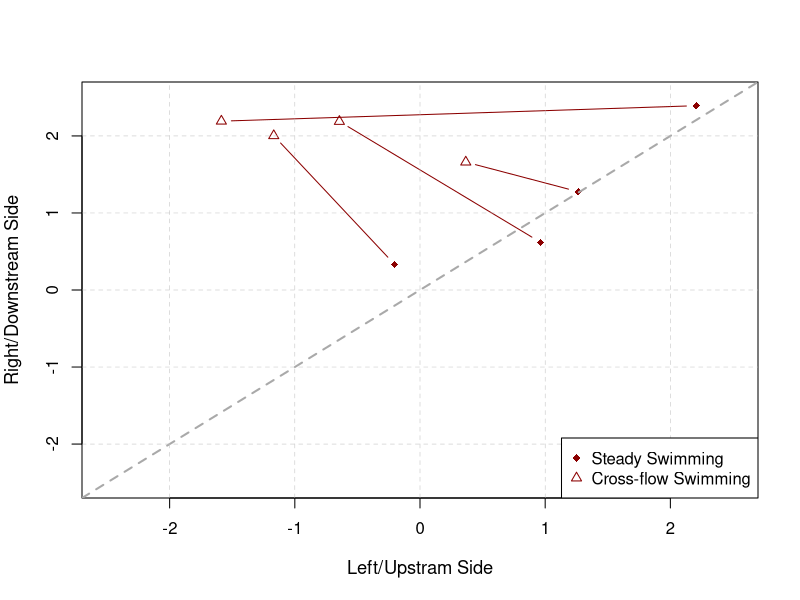
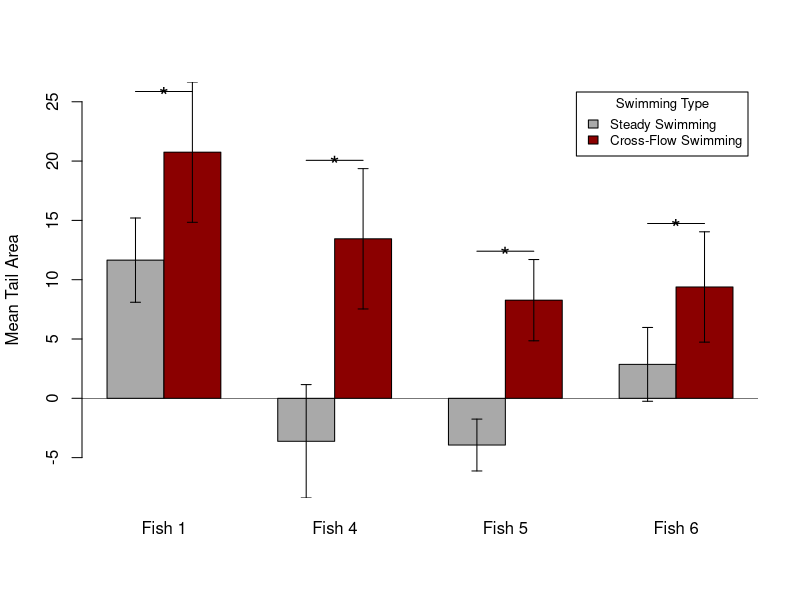
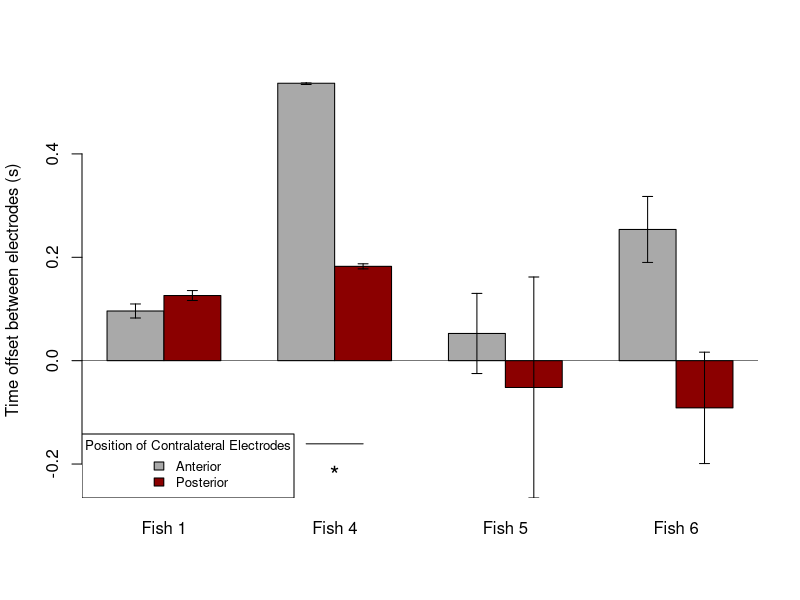
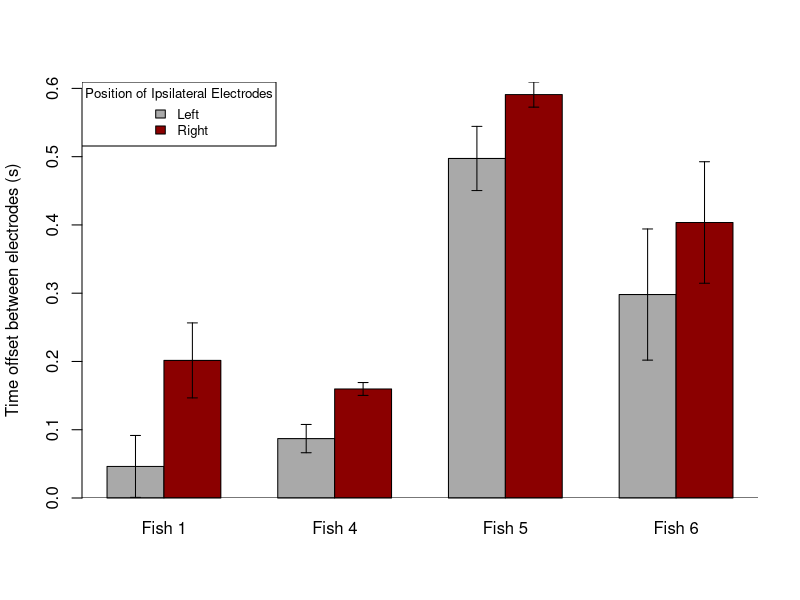
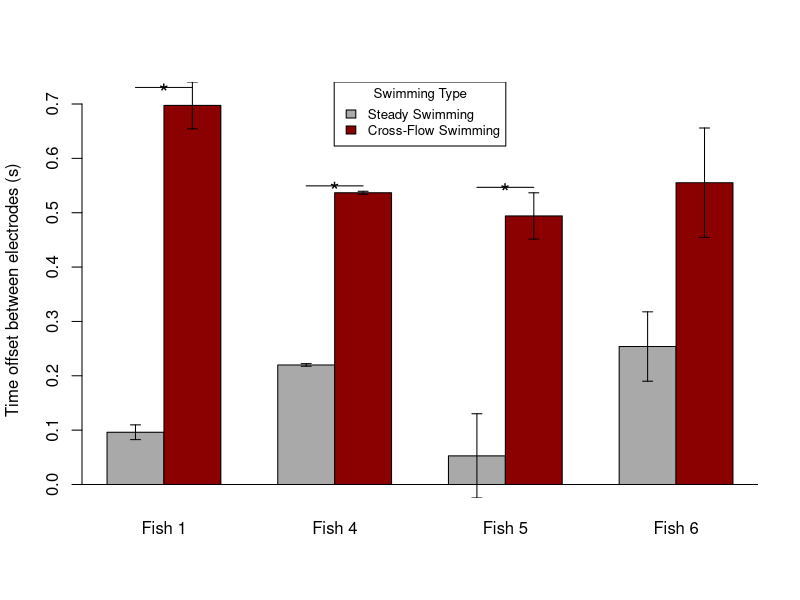
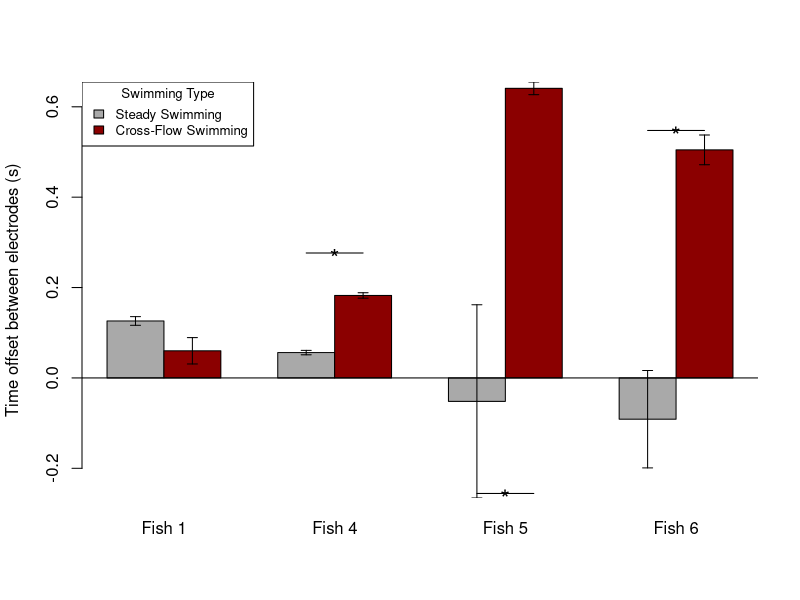
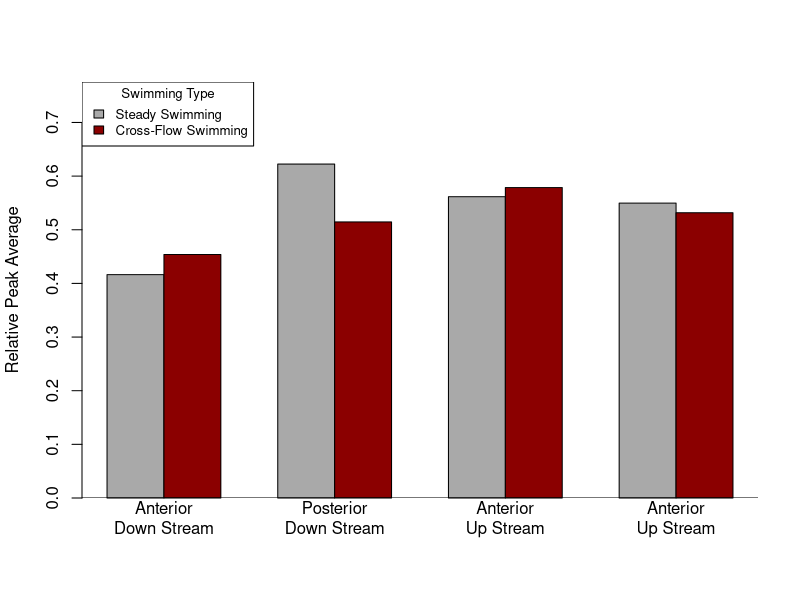
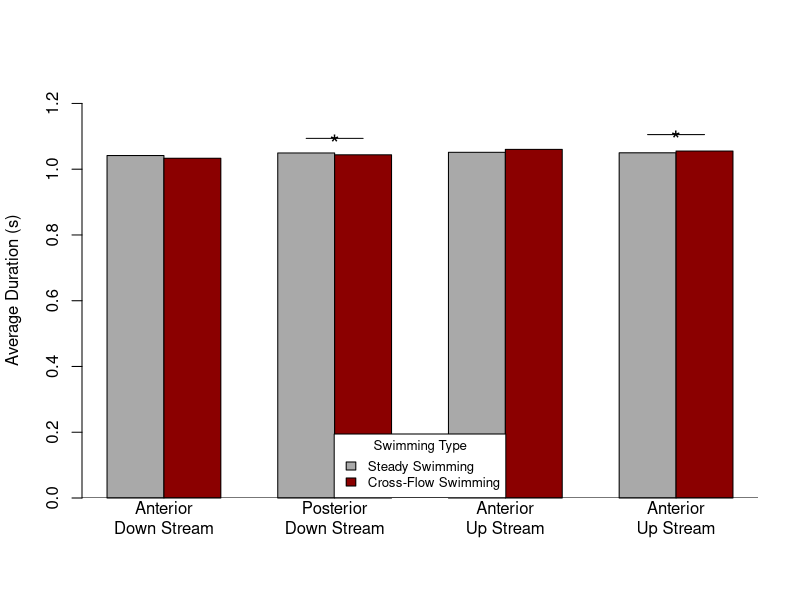

These charts were generated, in order, by the following R code:
## ---- chunk 1
x1 <- c(-0.2023002978, -1.168351763)
x2<-c(0.9623527833,-0.6440045767)
x3 <- c(2.207842326,-1.586709875)
x4 <- c(1.26343073, 0.3656269233)
y1 <- c(0.331366734,2.002725503)
y2<- c(0.6193523667,2.18798296)
y3<- c(2.392361335,2.191603337)
y4<- c(1.27626744,1.660348837)

plot(x1, y1, type="b", col="dark red", pch=c(18,24), xlim=c(-2.5, 2.5), ylim=c(-2.5, 2.5),
     xlab= "Left/Upstram Side",
     ylab="Right/Downstream Side", cex.lab=1.1)
lines(x2, y2, type="b", pch=c(18,24), col="dark red")
lines(x3, y3, type="b",pch=c(18,24), col="dark red")
lines(x4, y4, type="b", pch=c(18,24), col="dark red")

# Add a line with slope of 1 through the origin
abline(a = 0, b = 1, col = "dark gray", lwd = 2, lty = 2)
grid(lwd = 0.5, lty = 2, col = "gray")

legend("bottomright",
       legend = c("Steady Swimming", "Cross-flow Swimming"),
       col = c("dark red", "dark red"), # Color for each line
       pch=c(18,24))
## ---- chunk 2
means <- matrix(
  c(11.64875489, -3.62407496, -3.938734076, 2.862175713,  # Steady Swimming for Fish 1, 4, 5, 6
    20.75163495, 13.44735029, 8.274834863, 9.38687868), # Cross-Flow Swimming for Fish 1, 4, 5, 6
  ncol = 4,  # Four columns representing each fish
  byrow = TRUE,  # Fill matrix by rows to match the description
  dimnames = list(c("Steady Swimming", "Cross-Flow Swimming"),  # Row names
                  c("Fish 1", "Fish 4", "Fish 5", "Fish 6"))  # Column names
)

errors <- matrix(
  c(3.55066138, 4.77983575, 2.186511315, 3.109936783,  # Errors for Steady Swimming for Fish 1, 4, 5, 6
    5.914255712, 5.915273343, 3.425580717, 4.650586323), # Errors for Cross-Flow Swimming for Fish 1, 4, 5, 6
  ncol = 4,  # Four columns representing each fish
  byrow = TRUE,  # Fill matrix by rows to match the description
  dimnames = list(c("Steady Swimming", "Cross-Flow Swimming"),  # Row names
                  c("Fish 1", "Fish 4", "Fish 5", "Fish 6"))  # Column names
)

bar_colors <- c("dark gray", "dark red")
min_val <- min(means - errors)
max_val <- max(means + errors)
bp <- barplot(means, beside=TRUE, ylim=c(min_val, max_val), 
              col=bar_colors, legend.text=TRUE, 
              args.legend=list(title="Swimming Type", cex=0.8))

for (group in 1:ncol(means)) {
    for (bar in 1:nrow(means)) {
        x_pos <- bp[,group]  # Corrected: Get x positions for bars within the current group
        
        y_pos <- means[bar, group]  # Y position of the bar (mean value)
        err_val <- errors[bar, group]  # Error value for the bar
        
        # Determine the exact x position for the current bar
        x_pos_current <- x_pos[bar]
        
        # Draw error bars
        arrows(x0=x_pos_current, y0=y_pos-err_val, x1=x_pos_current, y1=y_pos+err_val,
               angle=90, code=3, length=0.05, col="black")
    }
}
abline(h = 0, col = "black", lwd = 0.5)
title(ylab="Mean Tail Area")

# Significance Star
group1_col <- bp[1, 1]  # Position of the first column of the first group
group2_col <- bp[2, 1]  # Position of the first column of the second group
x_pos <- mean(c(group1_col, group2_col))
y_pos1 <- means[1, 1] + errors[1, 1]  # End of the error bar for the first column
y_pos2 <- means[2,1] + errors[2,1]  # End of the error bar for the second column
y_pos <- max(y_pos1, y_pos2) - 0.75
text(x_pos, y_pos, "*", cex = 1.5, col = "black")
segments(group1_col, y_pos - 0.05, group2_col, y_pos - 0.05, col = "black")
# Significance Star
group1_col <- bp[1, 2]  # Position of the first column of the first group
group2_col <- bp[2, 2]  # Position of the first column of the second group
x_pos <- mean(c(group1_col, group2_col))
y_pos1 <- means[1, 2] + errors[1, 2]  # End of the error bar for the first column
y_pos2 <- means[2,2] + errors[2,2]  # End of the error bar for the second column
y_pos <- max(y_pos1, y_pos2) + 0.75
text(x_pos, y_pos, "*", cex = 1.5, col = "black")
segments(group1_col, y_pos - 0.05, group2_col, y_pos - 0.05, col = "black")
# Significance Star
group1_col <- bp[1, 3]  # Position of the first column of the first group
group2_col <- bp[2, 3]  # Position of the first column of the second group
x_pos <- mean(c(group1_col, group2_col))
y_pos1 <- means[1, 3] + errors[1, 3]  # End of the error bar for the first column
y_pos2 <- means[2,3] + errors[2,3]  # End of the error bar for the second column
y_pos <- max(y_pos1, y_pos2) + 0.75
text(x_pos, y_pos, "*", cex = 1.5, col = "black")
segments(group1_col, y_pos - 0.05, group2_col, y_pos - 0.05, col = "black")
# Significance Star
group1_col <- bp[1, 4]  # Position of the first column of the first group
group2_col <- bp[2, 4]  # Position of the first column of the second group
x_pos <- mean(c(group1_col, group2_col))
y_pos1 <- means[1, 4] + errors[1, 4]  # End of the error bar for the first column
y_pos2 <- means[2,4] + errors[2,4]  # End of the error bar for the second column
y_pos <- max(y_pos1, y_pos2) + 0.75
text(x_pos, y_pos, "*", cex = 1.5, col = "black")
segments(group1_col, y_pos - 0.05, group2_col, y_pos - 0.05, col = "black")
## ---- chunk 3
means <- matrix(
  c(0.0961041665, 0.53675, 0.05265113868, 0.2538473277,  # Anterior Contra for Fish 1, 4, 5, 6
    0.1260357143, 0.1825, -0.05190562328, -0.09131477267), # Posterior Contra for Fish 1, 4, 5, 6
  ncol = 4,  # Four columns representing each fish
  byrow = TRUE,  # Fill matrix by rows to match the description
  dimnames = list(c("Anterior", "Posterior"),  # Row names
                  c("Fish 1", "Fish 4", "Fish 5", "Fish 6"))  # Column names
)

errors <- matrix(
  c(0.01357155715, 0.0023726875, 0.07750923835, 0.06379567933,  # Anterior Contra for Fish 1, 4, 5, 6
    0.0096072262, 0.0049087917, 0.2137885366, 0.1077805557), # Posterior Contra for Fish 1, 4, 5, 6
  ncol = 4,  # Four columns representing each fish
  byrow = TRUE,  # Fill matrix by rows to match the description
  dimnames = list(c("Anterior", "Posterior"),  # Row names
                  c("Fish 1", "Fish 4", "Fish 5", "Fish 6"))  # Column names
)
#errors <- sqrt(errors)

bar_colors <- c("dark gray", "dark red")
min_val <- min(means - errors)
max_val <- max(means + errors)
bp <- barplot(means, beside=TRUE, ylim=c(min_val, max_val), 
              col=bar_colors)
legend("bottomleft",legend = c("Anterior", "Posterior"), 
       fill = bar_colors,title = "Position of Contralateral Electrodes",cex = 0.8)
for (group in 1:ncol(means)) {
    for (bar in 1:nrow(means)) {
        x_pos <- bp[,group]  # Corrected: Get x positions for bars within the current group
        
        y_pos <- means[bar, group]  # Y position of the bar (mean value)
        err_val <- errors[bar, group]  # Error value for the bar
        
        # Determine the exact x position for the current bar
        x_pos_current <- x_pos[bar]
        
        # Draw error bars
        arrows(x0=x_pos_current, y0=y_pos-err_val, x1=x_pos_current, y1=y_pos+err_val,
               angle=90, code=3, length=0.05, col="black")
    }
}
abline(h = 0, col = "black", lwd = 0.5)
title(ylab="Time offset between electrodes (s)")

# Significance Star
group1_col <- bp[1, 2]  # Position of the first column of the first group
group2_col <- bp[2, 2]  # Position of the first column of the second group
x_pos <- mean(c(group1_col, group2_col))
y_pos1 <- means[1, 2] + errors[1, 2]  # End of the error bar for the first column
y_pos2 <- means[2,2] + errors[2,2]  # End of the error bar for the second column
y_pos <- max(y_pos1, y_pos2) - 0.75
text(x_pos, y_pos, "*", cex = 1.5, col = "black")
segments(group1_col, y_pos + 0.05, group2_col, y_pos + 0.05, col = "black")
## ---- chunk 4
means <- matrix(
  c(0.04625694465, 0.087, 0.4973621033, 0.2980267857,  # Left Ipsi for Fish 1, 4, 5, 6
    0.2015625, 0.1597152778, 0.5909569443, 0.4035868057), # Right Ipsi for Fish 1, 4, 5, 6
  ncol = 4,  # Four columns representing each fish
  byrow = TRUE,  # Fill matrix by rows to match the description
  dimnames = list(c("Anterior", "Posterior"),  # Row names
                  c("Fish 1", "Fish 4", "Fish 5", "Fish 6"))  # Column names
)

errors <- matrix(
  c(0.0453406677, 0.02069328487, 0.04703376733, 0.09605410133,  # Left Ipsi for Fish 1, 4, 5, 6
    0.05492279665, 0.0094249426, 0.01842277267, 0.08899229333), # Right Ipsi for Fish 1, 4, 5, 6
  ncol = 4,  # Four columns representing each fish
  byrow = TRUE,  # Fill matrix by rows to match the description
  dimnames = list(c("Left", "Right"),  # Row names
                  c("Fish 1", "Fish 4", "Fish 5", "Fish 6"))  # Column names
)
#errors <- sqrt(errors)

bar_colors <- c("dark gray", "dark red")
min_val <- min(0, min(means - errors))
max_val <- max(means + errors)
bp <- barplot(means, beside=TRUE, ylim=c(min_val, max_val), 
              col=bar_colors)
legend("topleft",legend = c("Left", "Right"), 
       fill = bar_colors,title = "Position of Ipsilateral Electrodes",cex = 0.8)
for (group in 1:ncol(means)) {
    for (bar in 1:nrow(means)) {
        x_pos <- bp[,group]  # Corrected: Get x positions for bars within the current group
        
        y_pos <- means[bar, group]  # Y position of the bar (mean value)
        err_val <- errors[bar, group]  # Error value for the bar
        x_pos_current <- x_pos[bar]
        arrows(x0=x_pos_current, y0=y_pos-err_val, x1=x_pos_current, y1=y_pos+err_val,
               angle=90, code=3, length=0.05, col="black")
    }
}
abline(h = 0, col = "black", lwd = 1)
title(ylab="Time offset between electrodes (s)")

# Significance Star
group1_col <- bp[1, 2]  # Position of the first column of the first group
group2_col <- bp[2, 2]  # Position of the first column of the second group
x_pos <- mean(c(group1_col, group2_col))
y_pos1 <- means[1, 2] + errors[1, 2]  # End of the error bar for the first column
y_pos2 <- means[2,2] + errors[2,2]  # End of the error bar for the second column
y_pos <- max(y_pos1, y_pos2) - 0.75
text(x_pos, y_pos, "*", cex = 1.5, col = "black")
segments(group1_col, y_pos + 0.05, group2_col, y_pos + 0.05, col = "black")
## ---- chunk 5
means <- matrix(
  c(0.0961041665, 0.2199166668, 0.05265113868, 0.2538473277,  # Steady for Fish 1, 4, 5, 6
    0.6974375, 0.53675, 0.4940654763, 0.5552222223), # Maneuver for Fish 1, 4, 5, 6
  ncol = 4,byrow = TRUE,  
  dimnames = list(c("Anterior", "Posterior"),  # Row names
                  c("Fish 1", "Fish 4", "Fish 5", "Fish 6"))  # Column names
)

errors <- matrix(
  c(0.01357155715, 0.0023726875, 0.07750923835, 0.06379567933,  # Steady for Fish 1, 4, 5, 6
    0.0430425156, 0.002669968833, 0.04259118667, 0.1006017917), # Maneuver for Fish 1, 4, 5, 6
  ncol = 4,byrow = TRUE,
  dimnames = list(c("Left", "Right"),  # Row names
                  c("Fish 1", "Fish 4", "Fish 5", "Fish 6"))  # Column names
)
#errors <- sqrt(errors)

bar_colors <- c("dark gray", "dark red")
min_val <- min(0, min(means - errors))
max_val <- max(means + errors)
bp <- barplot(means, beside=TRUE, ylim=c(min_val, max_val), 
              col=bar_colors)
legend("top",legend = c("Steady Swimming", "Cross-Flow Swimming"), 
       fill = bar_colors,title = "Swimming Type",cex = 0.8)
for (group in 1:ncol(means)) {
    for (bar in 1:nrow(means)) {
        x_pos <- bp[,group]  # Corrected: Get x positions for bars within the current group
        
        y_pos <- means[bar, group]  # Y position of the bar (mean value)
        err_val <- errors[bar, group]  # Error value for the bar
        x_pos_current <- x_pos[bar]
        arrows(x0=x_pos_current, y0=y_pos-err_val, x1=x_pos_current, y1=y_pos+err_val,
               angle=90, code=3, length=0.05, col="black")
    }
}
abline(h = 0, col = "black", lwd = 1)
title(ylab="Time offset between electrodes (s)")

# Significance Star
group1_col <- bp[1, 2]  # Position of the first column of the first group
group2_col <- bp[2, 2]  # Position of the first column of the second group
x_pos <- mean(c(group1_col, group2_col))
y_pos1 <- means[1, 2] + errors[1, 2]  # End of the error bar for the first column
y_pos2 <- means[2,2] + errors[2,2]  # End of the error bar for the second column
y_pos <- max(y_pos1, y_pos2)+0.01
text(x_pos, y_pos, "*", cex = 1.5, col = "black")
segments(group1_col, y_pos, group2_col, y_pos, col = "black")
# Significance Star
group1_col <- bp[1, 1]  # Position of the first column of the first group
group2_col <- bp[2, 1]  # Position of the first column of the second group
x_pos <- mean(c(group1_col, group2_col))
y_pos1 <- means[1, 1] + errors[1, 1]  # End of the error bar for the first column
y_pos2 <- means[2,1] + errors[2,1]  # End of the error bar for the second column
y_pos <- max(y_pos1, y_pos2)-0.01
text(x_pos, y_pos, "*", cex = 1.5, col = "black")
segments(group1_col, y_pos, group2_col, y_pos, col = "black")
# Significance Star
group1_col <- bp[1, 3]  # Position of the first column of the first group
group2_col <- bp[2, 3]  # Position of the first column of the second group
x_pos <- mean(c(group1_col, group2_col))
y_pos1 <- means[1, 3] + errors[1, 3]  # End of the error bar for the first column
y_pos2 <- means[2,3] + errors[2,3]  # End of the error bar for the second column
y_pos <- max(y_pos1, y_pos2)+0.01
text(x_pos, y_pos, "*", cex = 1.5, col = "black")
segments(group1_col, y_pos, group2_col, y_pos, col = "black")
## ---- chunk 6
means <- matrix(
  c(0.1260357143, 0.056111111, -0.05190562328, -0.09131477267,  # Steady for Fish 1, 4, 5, 6
    0.06006547635, 0.1825, 0.6408222223, 0.504674537), # Maneuver for Fish 1, 4, 5, 6
  ncol = 4,byrow = TRUE,  
  dimnames = list(c("Anterior", "Posterior"),  # Row names
                  c("Fish 1", "Fish 4", "Fish 5", "Fish 6"))  # Column names
)

errors <- matrix(
  c(0.0096072262, 0.0049087917, 0.2137885366, 0.1077805557,  # Steady for Fish 1, 4, 5, 6
    0.02916161105, 0.0060086459, 0.01401744267, 0.03288848067), # Maneuver for Fish 1, 4, 5, 6
  ncol = 4,byrow = TRUE,
  dimnames = list(c("Left", "Right"),  # Row names
                  c("Fish 1", "Fish 4", "Fish 5", "Fish 6"))  # Column names
)
#errors <- sqrt(errors)

bar_colors <- c("dark gray", "dark red")
min_val <- min(0, min(means - errors))
max_val <- max(means + errors)
bp <- barplot(means, beside=TRUE, ylim=c(min_val, max_val), 
              col=bar_colors)
legend("topleft",legend = c("Steady Swimming", "Cross-Flow Swimming"), 
       fill = bar_colors,title = "Swimming Type",cex = 0.8)
for (group in 1:ncol(means)) {
    for (bar in 1:nrow(means)) {
        x_pos <- bp[,group]  # Corrected: Get x positions for bars within the current group
        
        y_pos <- means[bar, group]  # Y position of the bar (mean value)
        err_val <- errors[bar, group]  # Error value for the bar
        x_pos_current <- x_pos[bar]
        arrows(x0=x_pos_current, y0=y_pos-err_val, x1=x_pos_current, y1=y_pos+err_val,
               angle=90, code=3, length=0.05, col="black")
    }
}
abline(h = 0, col = "black", lwd = 1)
title(ylab="Time offset between electrodes (s)")

# Significance Star
group1_col <- bp[1, 2]  # Position of the first column of the first group
group2_col <- bp[2, 2]  # Position of the first column of the second group
x_pos <- mean(c(group1_col, group2_col))
y_pos1 <- means[1, 2] - errors[1, 2]  # End of the error bar for the first column
y_pos2 <- means[2,2] - errors[2,2]  # End of the error bar for the second column
y_pos <- max(y_pos1, y_pos2)+0.1
text(x_pos, y_pos, "*", cex = 1.5, col = "black")
segments(group1_col, y_pos, group2_col, y_pos, col = "black")
# Significance Star
group1_col <- bp[1, 3]  # Position of the first column of the first group
group2_col <- bp[2, 3]  # Position of the first column of the second group
x_pos <- mean(c(group1_col, group2_col))
y_pos1 <- means[1, 3] - errors[1, 3]  # End of the error bar for the first column
y_pos2 <- means[2,3] - errors[2,3]  # End of the error bar for the second column
y_pos <- min(y_pos1, y_pos2)+0.01
text(x_pos, y_pos, "*", cex = 1.5, col = "black")
segments(group1_col, y_pos, group2_col, y_pos, col = "black")
# Significance Star
group1_col <- bp[1, 4]  # Position of the first column of the first group
group2_col <- bp[2, 4]  # Position of the first column of the second group
x_pos <- mean(c(group1_col, group2_col))
y_pos1 <- means[1, 4] + errors[1, 4]  # End of the error bar for the first column
y_pos2 <- means[2,4] + errors[2,4]  # End of the error bar for the second column
y_pos <- max(y_pos1, y_pos2)+0.01
text(x_pos, y_pos, "*", cex = 1.5, col = "black")
segments(group1_col, y_pos, group2_col, y_pos, col = "black")
## ---- chunk 7
means <- matrix(
  c((0.4825195032+0.396029219+0.4911953397+0.2957337585)/4, (0.4615403511+0.5200987377+0.6818273788+0.8262910798)/4, 
    (0.4580398488+0.496612074+0.7168643359+0.5750184775)/4, (0.4873721739+0.411185403+0.5737276747+0.7264201501)/4,  # Steady for Fish 1, 4, 5, 6
    (0.4981401243+0.452463743+0.2796339976+0.585273025)/4,(0.4314766317+0.4720172793+0.5198333072+0.6349332566)/4,
    (0.4720702953+0.5853039273+0.7075153689+0.5497812735)/4,(0.4303896907+0.6284445593+0.5568797566+0.5111338207)/4), # Maneuver for Fish 1, 4, 5, 6
  ncol = 4,byrow = TRUE,  
  dimnames = list(c("Anterior", "Posterior"),  # Row names
                  c("Anterior\nDown Stream", "Posterior\nDown Stream", "Anterior\nUp Stream", "Anterior\nUp Stream"))  # Column names
)

bar_colors <- c("dark gray", "dark red")
min_val <- min(0, min(means - errors))
max_val <- max(means + errors)
bp <- barplot(means, beside=TRUE, ylim=c(min_val, max_val), 
              col=bar_colors)
legend("topleft",legend = c("Steady Swimming", "Cross-Flow Swimming"), 
       fill = bar_colors,title = "Swimming Type",cex = 0.8)
abline(h = 0, col = "black", lwd = 1)
title(ylab="Relative Peak Average")
## ---- chunk 8
means <- matrix(
  c(4.166156062,4.197330803,4.205512769,4.199463078,
    4.133149393,4.174828333,4.241077568,4.220960946),
  ncol = 4,byrow = TRUE,  
  dimnames = list(c("Anterior", "Posterior"),  # Row names
                  c("Anterior\nDown Stream", "Posterior\nDown Stream",
                    "Anterior\nUp Stream", "Anterior\nUp Stream"))  # Column names
)
means <- means/4

bar_colors <- c("dark gray", "dark red")
min_val <- min(0, min(means - errors))
max_val <- max(means + errors)
bp <- barplot(means, beside=TRUE, ylim=c(min_val, max_val), 
              col=bar_colors)
legend("bottom",legend = c("Steady Swimming", "Cross-Flow Swimming"), 
       fill = bar_colors,title = "Swimming Type",cex = 0.8)
abline(h = 0, col = "black", lwd = 1)
title(ylab="Average Duration (s)")
# Significance Star
group1_col <- bp[1, 2]  # Position of the first column of the first group
group2_col <- bp[2, 2]  # Position of the first column of the second group
x_pos <- mean(c(group1_col, group2_col))
y_pos1 <- means[1, 2] # End of the error bar for the first column
y_pos2 <- means[2,2] # End of the error bar for the second column
y_pos <- min(y_pos1, y_pos2)+0.05
text(x_pos, y_pos, "*", cex = 1.5, col = "black")
segments(group1_col, y_pos, group2_col, y_pos, col = "black")
# Significance Star
group1_col <- bp[1, 4]  # Position of the first column of the first group
group2_col <- bp[2, 4]  # Position of the first column of the second group
x_pos <- mean(c(group1_col, group2_col))
y_pos1 <- means[1, 4] # End of the error bar for the first column
y_pos2 <- means[2,4]# End of the error bar for the second column
y_pos <- max(y_pos1, y_pos2)+0.05
text(x_pos, y_pos, "*", cex = 1.5, col = "black")
segments(group1_col, y_pos, group2_col, y_pos, col = "black")
## ---- chunk 9
means <- matrix(
  c(0.02155307368,0.01985038195,0.03077554325,0.0312340065,
    0.01264952548,0.02228698383,0.04112367898,0.02644637665),
  ncol = 4,byrow = TRUE,  
  dimnames = list(c("Anterior", "Posterior"),  # Row names
                  c("Anterior\nDown Stream", "Posterior\nDown Stream",
                    "Anterior\nUp Stream", "Anterior\nUp Stream"))  # Column names
)
means <- means/4

bar_colors <- c("dark gray", "dark red")
min_val <- min(0, min(means))
max_val <- max(means)
bp <- barplot(means, beside=TRUE, ylim=c(min_val, max_val), 
              col=bar_colors)
legend("topleft",legend = c("Steady Swimming", "Cross-Flow Swimming"), 
       fill = bar_colors,title = "Swimming Type",cex = 0.8)
abline(h = 0, col = "black", lwd = 1)
title(ylab="Average Rectified Area")
# Significance Star
group1_col <- bp[1, 4]  # Position of the first column of the first group
group2_col <- bp[2, 4]  # Position of the first column of the second group
x_pos <- mean(c(group1_col, group2_col))
y_pos1 <- means[1, 4] # End of the error bar for the first column
y_pos2 <- means[2,4]# End of the error bar for the second column
y_pos <- max(y_pos1, y_pos2)+0.0005
text(x_pos, y_pos, "*", cex = 1.5, col = "black")
segments(group1_col, y_pos, group2_col, y_pos, col = "black")
# Significance Star
group1_col <- bp[1, 1]  # Position of the first column of the first group
group2_col <- bp[2, 1]  # Position of the first column of the second group
x_pos <- mean(c(group1_col, group2_col))
y_pos1 <- means[1, 1] # End of the error bar for the first column
y_pos2 <- means[2,1]# End of the error bar for the second column
y_pos <- max(y_pos1, y_pos2)+0.0005
text(x_pos, y_pos, "*", cex = 1.5, col = "black")
segments(group1_col, y_pos, group2_col, y_pos, col = "black")
# Significance Star
group1_col <- bp[1, 2]  # Position of the first column of the first group
group2_col <- bp[2, 2]  # Position of the first column of the second group
x_pos <- mean(c(group1_col, group2_col))
y_pos1 <- means[1, 2] # End of the error bar for the first column
y_pos2 <- means[2,2]# End of the error bar for the second column
y_pos <- max(y_pos1, y_pos2)+0.0005
text(x_pos, y_pos, "*", cex = 1.5, col = "black")
segments(group1_col, y_pos, group2_col, y_pos, col = "black")
# Significance Star
group1_col <- bp[1, 3]  # Position of the first column of the first group
group2_col <- bp[2, 3]  # Position of the first column of the second group
x_pos <- mean(c(group1_col, group2_col))
y_pos1 <- means[1, 3] # End of the error bar for the first column
y_pos2 <- means[2,3]# End of the error bar for the second column
y_pos <- max(y_pos1, y_pos2)-0.0005
text(x_pos, y_pos, "*", cex = 1.5, col = "black")
segments(group1_col, y_pos, group2_col, y_pos, col = "black")
